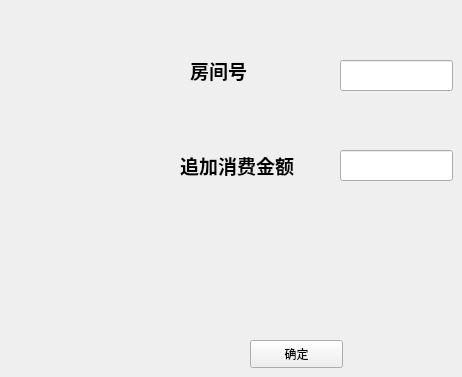
    <widget class="QWidget" name="page_4">
     <widget class="QLabel" name="label_13">
      <property name="geometry">
       <rect>
        <x>190</x>
        <y>50</y>
        <width>71</width>
        <height>41</height>
       </rect>
      </property>
      <property name="text">
       <string>&lt;html&gt;&lt;head/&gt;&lt;body&gt;&lt;p&gt;&lt;span style=&quot; font-size:14pt; font-weight:700;&quot;&gt;房间号&lt;/span&gt;&lt;/p&gt;&lt;/body&gt;&lt;/html&gt;</string>
      </property>
     </widget>
     <widget class="QLabel" name="label_14">
      <property name="geometry">
       <rect>
        <x>180</x>
        <y>140</y>
        <width>151</width>
        <height>51</height>
       </rect>
      </property>
      <property name="styleSheet">
       <string notr="true"/>
      </property>
      <property name="text">
       <string>&lt;html&gt;&lt;head/&gt;&lt;body&gt;&lt;p&gt;&lt;span style=&quot; font-size:14pt; font-weight:700;&quot;&gt;追加消费金额&lt;/span&gt;&lt;/p&gt;&lt;/body&gt;&lt;/html&gt;</string>
      </property>
     </widget>
     <widget class="QLineEdit" name="lineEdit_9">
      <property name="geometry">
       <rect>
        <x>340</x>
        <y>60</y>
        <width>113</width>
        <height>31</height>
       </rect>
      </property>
     </widget>
     <widget class="QLineEdit" name="lineEdit_10">
      <property name="geometry">
       <rect>
        <x>340</x>
        <y>150</y>
        <width>113</width>
        <height>31</height>
       </rect>
      </property>
     </widget>
     <widget class="QPushButton" name="pushButton_12">
      <property name="geometry">
       <rect>
        <x>250</x>
        <y>340</y>
        <width>93</width>
        <height>28</height>
       </rect>
      </property>
      <property name="text">
       <string>确定</string>
      </property>
     </widget>
    </widget>
